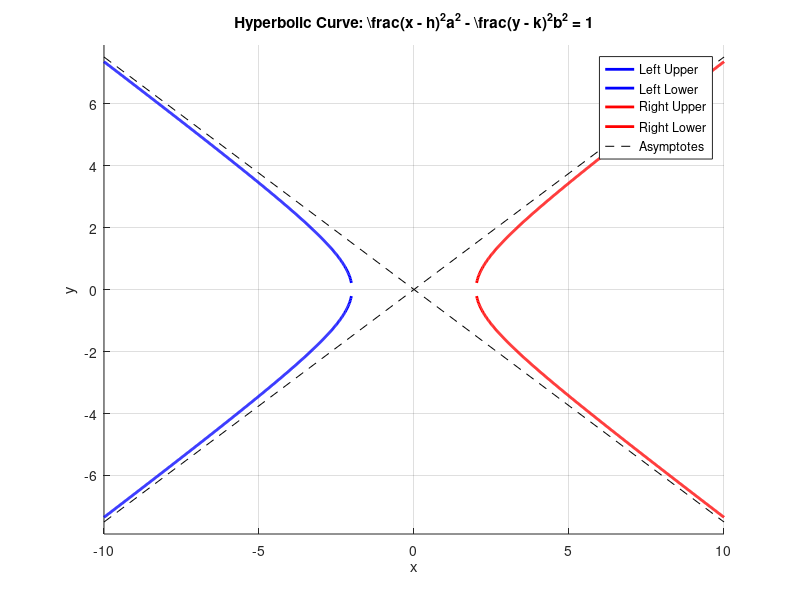

Reproduce this figure in MATLAB.
% Hyperbola parameters
a = 2;           % Semi-major axis
b = 1.5;         % Semi-minor axis
h = 0;           % Center x
k = 0;           % Center y

% Domain of x (must be |x - h| > a to satisfy equation)
x1 = linspace(h - 5*a, h - 1.01*a, 500);
x2 = linspace(h + 1.01*a, h + 5*a, 500);

% Compute y for both branches
y_upper1 = k + b * sqrt(((x1 - h).^2 / a^2) - 1);
y_lower1 = k - b * sqrt(((x1 - h).^2 / a^2) - 1);

y_upper2 = k + b * sqrt(((x2 - h).^2 / a^2) - 1);
y_lower2 = k - b * sqrt(((x2 - h).^2 / a^2) - 1);

% Plotting
figure;
hold on; grid on; axis equal;

% Left branch
plot(x1, y_upper1, 'b', 'LineWidth', 2);
plot(x1, y_lower1, 'b', 'LineWidth', 2);

% Right branch
plot(x2, y_upper2, 'r', 'LineWidth', 2);
plot(x2, y_lower2, 'r', 'LineWidth', 2);

% Asymptotes
x_asym = linspace(h - 5*a, h + 5*a, 2);
plot(x_asym, k + (b/a)*(x_asym - h), '--k');  % upper asymptote
plot(x_asym, k - (b/a)*(x_asym - h), '--k');  % lower asymptote

% Labels and title
title('Hyperbolic Curve: \frac{(x - h)^2}{a^2} - \frac{(y - k)^2}{b^2} = 1');
xlabel('x'); ylabel('y');
legend('Left Upper', 'Left Lower', 'Right Upper', 'Right Lower', 'Asymptotes');
